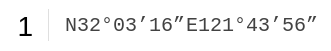
   <widget class="QFrame" name="frame">
    <property name="geometry">
     <rect>
      <x>140</x>
      <y>120</y>
      <width>331</width>
      <height>51</height>
     </rect>
    </property>
    <property name="acceptDrops">
     <bool>true</bool>
    </property>
    <property name="styleSheet">
     <string notr="true">QFrame{
background: #FFFFFF;
border: 0px;
border-radius:5px;
}
QLineEdit{
font-family: Consolas;
font-size: 20px;
color: #424242;
background: rgb(0,0,0,0);
border:0px;
}
QLabel{
font-family: &quot;微软雅黑&quot;;
font-size: 20px;
color: #424242;
}</string>
    </property>
    <property name="frameShape">
     <enum>QFrame::StyledPanel</enum>
    </property>
    <property name="frameShadow">
     <enum>QFrame::Raised</enum>
    </property>
    <widget class="QFrame" name="frame_3">
     <property name="geometry">
      <rect>
       <x>48</x>
       <y>9</y>
       <width>1</width>
       <height>32</height>
      </rect>
     </property>
     <property name="styleSheet">
      <string notr="true">background: rgb(0, 0, 0, 0); 
border:1px solid #dfdfdf; </string>
     </property>
     <property name="frameShape">
      <enum>QFrame::StyledPanel</enum>
     </property>
     <property name="frameShadow">
      <enum>QFrame::Raised</enum>
     </property>
    </widget>
    <widget class="QLineEdit" name="lineEdit_lat">
     <property name="enabled">
      <bool>true</bool>
     </property>
     <property name="geometry">
      <rect>
       <x>63</x>
       <y>10</y>
       <width>131</width>
       <height>30</height>
      </rect>
     </property>
     <property name="font">
      <font>
       <family>Consolas</family>
       <pointsize>-1</pointsize>
      </font>
     </property>
     <property name="focusPolicy">
      <enum>Qt::ClickFocus</enum>
     </property>
     <property name="styleSheet">
      <string notr="true"/>
     </property>
     <property name="text">
      <string>N32°03’16”</string>
     </property>
     <property name="cursorMoveStyle">
      <enum>Qt::LogicalMoveStyle</enum>
     </property>
    </widget>
    <widget class="QLineEdit" name="lineEdit_lng">
     <property name="enabled">
      <bool>true</bool>
     </property>
     <property name="geometry">
      <rect>
       <x>180</x>
       <y>10</y>
       <width>141</width>
       <height>30</height>
      </rect>
     </property>
     <property name="font">
      <font>
       <family>Consolas</family>
       <pointsize>-1</pointsize>
      </font>
     </property>
     <property name="focusPolicy">
      <enum>Qt::StrongFocus</enum>
     </property>
     <property name="styleSheet">
      <string notr="true"/>
     </property>
     <property name="text">
      <string> E121°43’56”</string>
     </property>
    </widget>
    <widget class="QPushButton" name="pushButton_jia3_2">
     <property name="geometry">
      <rect>
       <x>0</x>
       <y>0</y>
       <width>51</width>
       <height>51</height>
      </rect>
     </property>
     <property name="font">
      <font>
       <pointsize>-1</pointsize>
      </font>
     </property>
     <property name="styleSheet">
      <string notr="true">QPushButton{
background-color: rgb(0,0,0,0);
border: none;
border-radius: 5px;
color: black;
font-familay : Consolas;
font-size: 28px;
}

QPushButton:clicked{
background-color: #EAEAEA;
border:none;
border-radius: 5px;
color: red;
font-familay : Consolas;
font-size: 40px;
}

QPushButton:disabled{
border: 2px solid #C7C7C7;
border-radius: 5px;
color: #C7C7C7;
font-familay :Consolas;
font-size: 28px;
}

QPushButton:checked{
background-color: #FF8C00;
border: 0px;
border-radius: 5px;
color: #FFFFFF;
font-familay : Consolas;
font-size: 28px;
}</string>
     </property>
     <property name="text">
      <string>1</string>
     </property>
    </widget>
   </widget>
